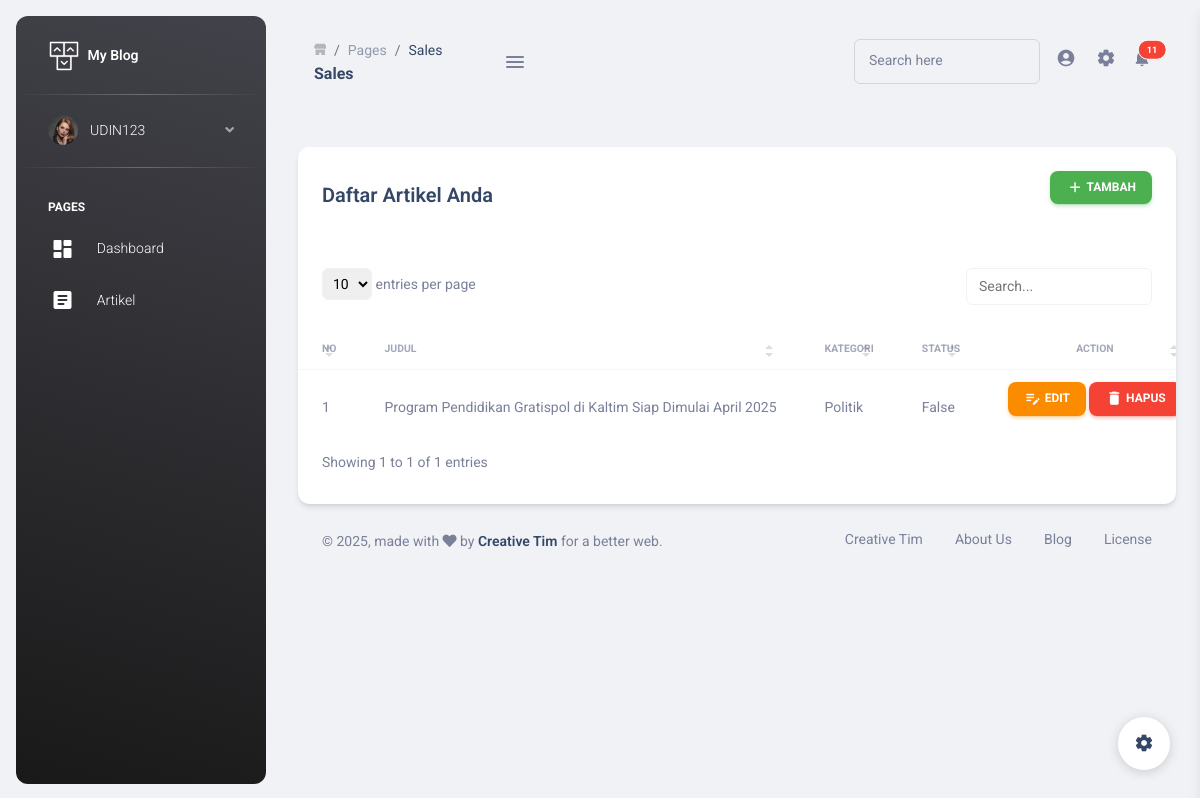
The page /dashboard/artikel/list (signed in) on the database its author committed.
### artikels/models.py (models this page shows, shortened)
class ArtikelBlog(models.Model):
    kategori = models.ForeignKey(Kategori, on_delete=models.CASCADE)
    judul = models.CharField(max_length=200)
    konten = CKEditor5Field('Text', config_name='extends')
    gambar = models.ImageField(upload_to='artikel')
    status = models.BooleanField(default=False)
    created_at = models.DateTimeField(auto_now_add=True)
    created_by = models.ForeignKey(User, on_delete=models.CASCADE)

class Kategori(models.Model):
    nama = models.CharField(max_length=100)
    created_at = models.DateTimeField(auto_now_add=True)
    created_by = models.ForeignKey(User, on_delete=models.CASCADE)
    def __str__(self):
        return self.nama

### artikels/views.py (the view)
# urls.py: path('artikel/list', artikel_list, name='artikel_list'),
@login_required(login_url='/auth-login')
def artikel_list(request):
    template_name = "dashboard/pengguna/artikel_list.html"
    artikel = ArtikelBlog.objects.filter(created_by=request.user)
    context = {
        "artikel": artikel
    }
    return render(request, template_name, context)

### artikels/templatetags/auth_extras.py (called while the page is built)
@register.filter(name='has_group')
def has_group(user, group_name):
    try:
        group = Group.objects.get(name=group_name)
    except:
        group = Group.objects.create(name=group_name)
    return True if group in user.groups.all() else False

### templates/dashboard/pengguna/artikel_list.html (shortened to what this page needs)
{% extends "dashboard/base.html" %}
{% load static %}
{% block content %}
<div class="row mt-4">
  <div class="col-12">
    <div class="card">
      <div class="card-header">
      <div class="d-flex justify-content-between align-items-center">
        <h5 class="mb-0">Daftar Artikel Anda</h5>
        <a class="btn btn-success px-3 py-2" href="{% url 'artikel_tambah' %}"><i class="material-icons">add</i> Tambah</a>
      </div>
      </div>
      <div class="table-responsive">
        <table class="table table-flush" id="datatable-search">
          <thead class="thead-light">
            <tr>
              <th>No</th>
              <th>Judul</th>
              <th>Kategori</th>
              <th>Status</th>
              <th class="text-center">Action</th>
            </tr>
          </thead>
          <tbody>
          {% for a in artikel %}
            <tr>
              <td class="text-sm font-weight-normal">{{forloop.counter}}</td>
              <td class="text-sm font-weight-normal">{{a.judul}}</td>
              <td class="text-sm font-weight-normal">{{a.kategori}}</td>
              <td class="text-sm font-weight-normal">{{a.status}}</td>
              <td class="text-sm font-weight-normal text-center">
                <a class="btn btn-warning px-3 py-2" href="{% url 'artikel_update' a.id %}"><i class="material-icons">edit_note</i> Edit</a>
                <a class="btn btn-danger px-3 py-2" onClick="return confirm('Yakin ingin menghapus?')" href="{% url 'artikel_delete' a.id %}"><i class="material-icons">delete</i> Hapus</a>
              </td>
            </tr>
            {% endfor %}
          </tbody>
        </table>
      </div>
    </div>
  </div>
</div>
{% endblock  %}

### templates/dashboard/menu.html (shortened to what this page needs)
{% load static %}
{% load auth_extras %}
  <aside class="sidenav navbar navbar-vertical navbar-expand-xs border-0 border-radius-xl my-3 fixed-start ms-3   bg-gradient-dark" id="sidenav-main">
    <div class="sidenav-header">
      <a class="navbar-brand m-0" href=" https://demos.creative-tim.com/material-dashboard-pro/pages/dashboards/analytics.html " target="_blank">
        <img src="{% static 'dashboard/assets/img/logo-ct.png' %}" class="navbar-brand-img h-100" alt="main_logo">
        <span class="ms-1 font-weight-bold text-white">My Blog</span>
      </a>
    </div>
    <hr class="horizontal light mt-0 mb-2">
    <div class="collapse navbar-collapse  w-auto h-auto max-height-vh-100 h-100" id="sidenav-collapse-main">
      <ul class="navbar-nav">
        <li class="nav-item mb-2 mt-0">
          <a data-bs-toggle="collapse" href="#ProfileNav" class="nav-link text-white" aria-controls="ProfileNav" role="button" aria-expanded="false">
            <img src="{% static 'dashboard/assets/img/team-3.jpg' %}" class="avatar">
            <span class="nav-link-text ms-2 ps-1">{{ user }}</span>
          </a>
        </li>
        <hr class="horizontal light mt-0">
        <li class="nav-item mt-3">
          <h6 class="ps-4  ms-2 text-uppercase text-xs font-weight-bolder text-white">pages</h6>
        </li>
        <li class="nav-item">
          <a href="{% url 'dashboard' %}" class="nav-link text-white" aria-controls="pagesExamples" role="button" aria-expanded="false">
            <i class="material-icons-round {% if page.brand == 'RTL' %}ms-2{% else %} me-2{% endif %}">dashboard</i>
            <span class="nav-link-text ms-2 ps-1">Dashboard</span>
          </a>
        </li>
        <li class="nav-item">
          <a href="{% url 'artikel_list' %}" class="nav-link text-white " aria-controls="applicationsExamples" role="button" aria-expanded="false">
            <i class="material-icons-round {% if page.brand == 'RTL' %}ms-2{% else %} me-2{% endif %}">article</i>
            <span class="nav-link-text ms-2 ps-1">Artikel</span>
          </a>
        </li>
      </ul>
    </div>
  </aside>

### rows shown on the page
ArtikelBlog: judul "Program Pendidikan Gratispol di Kaltim Siap Dimulai April 2025", kategori "Politik", status "False"

### other values the page prints
{{ user }} "UDIN123"
